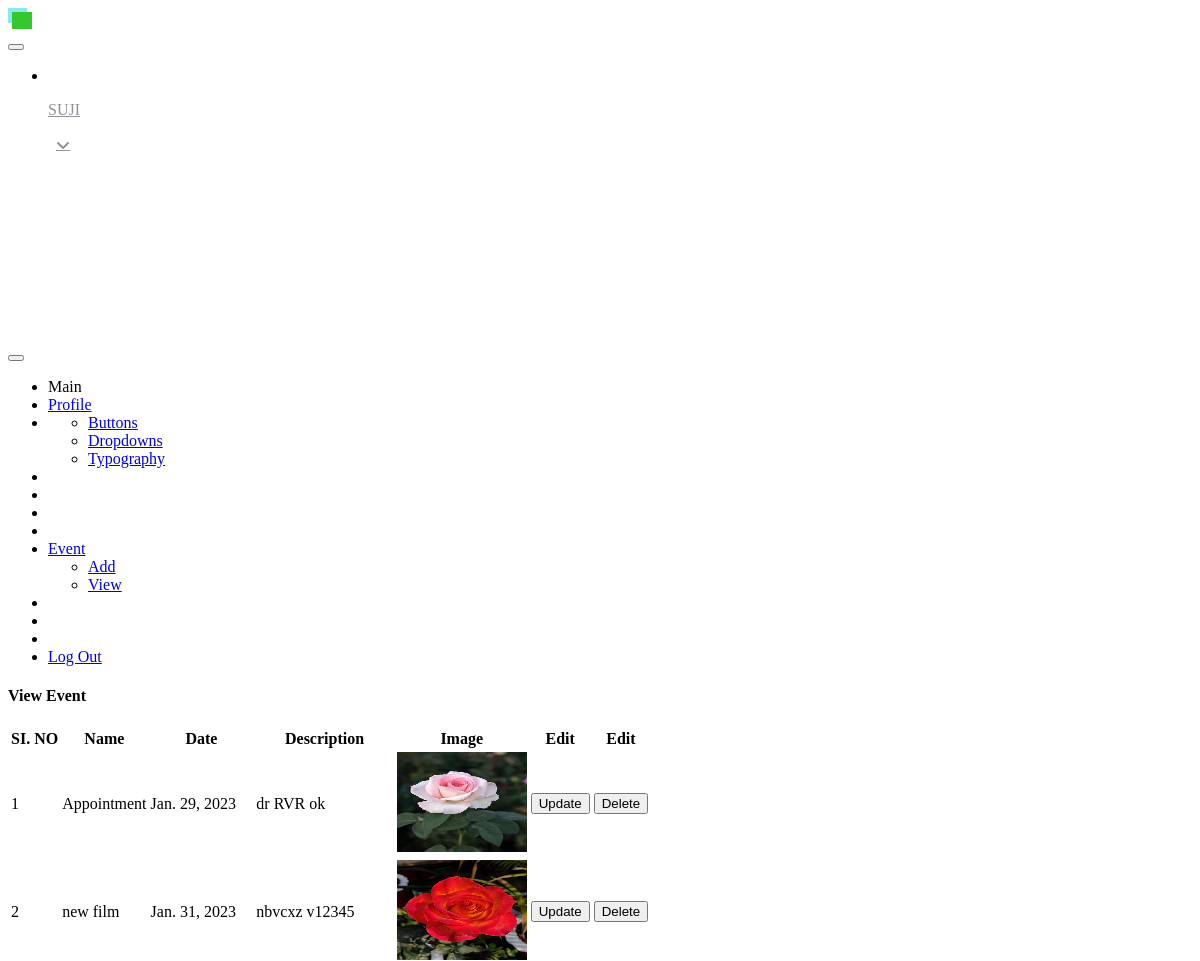
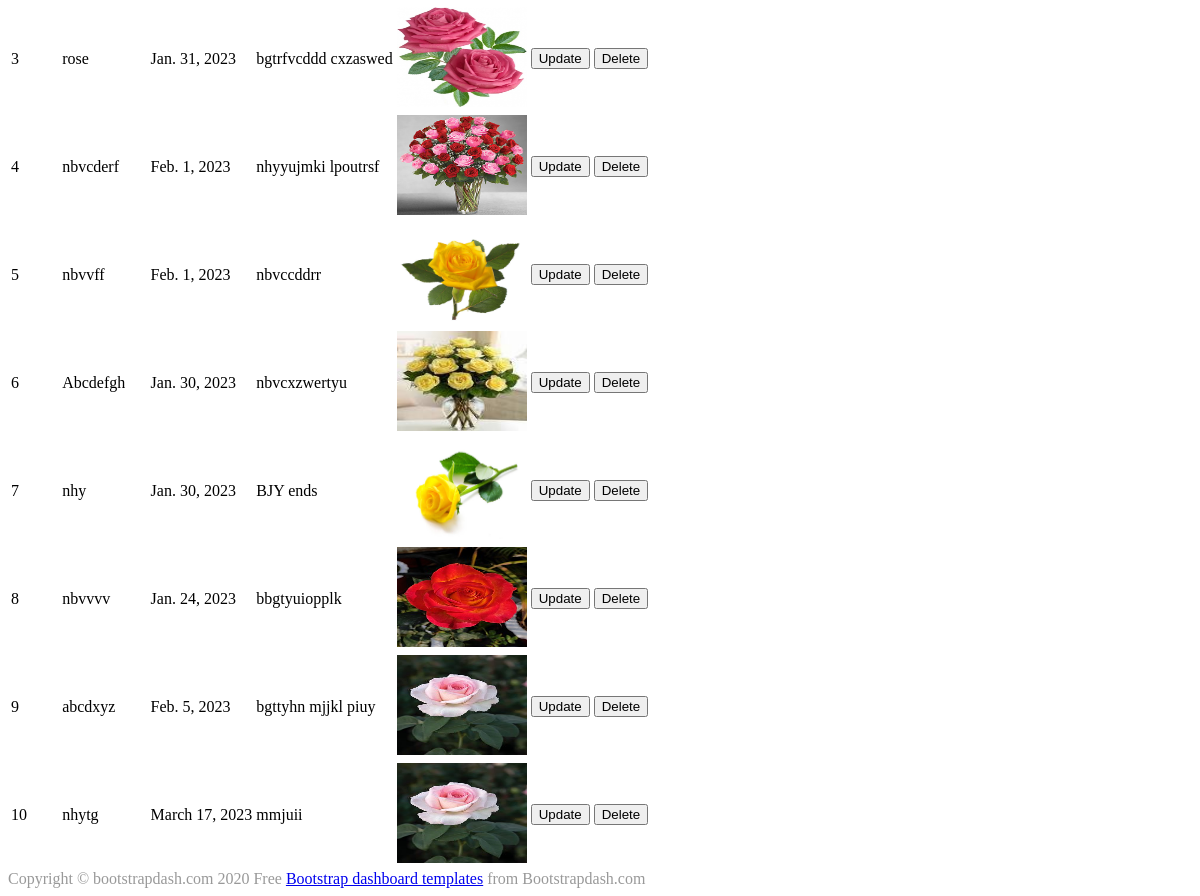
The app's page /viewevent (signed in), older data (2 pictures, top to bottom).
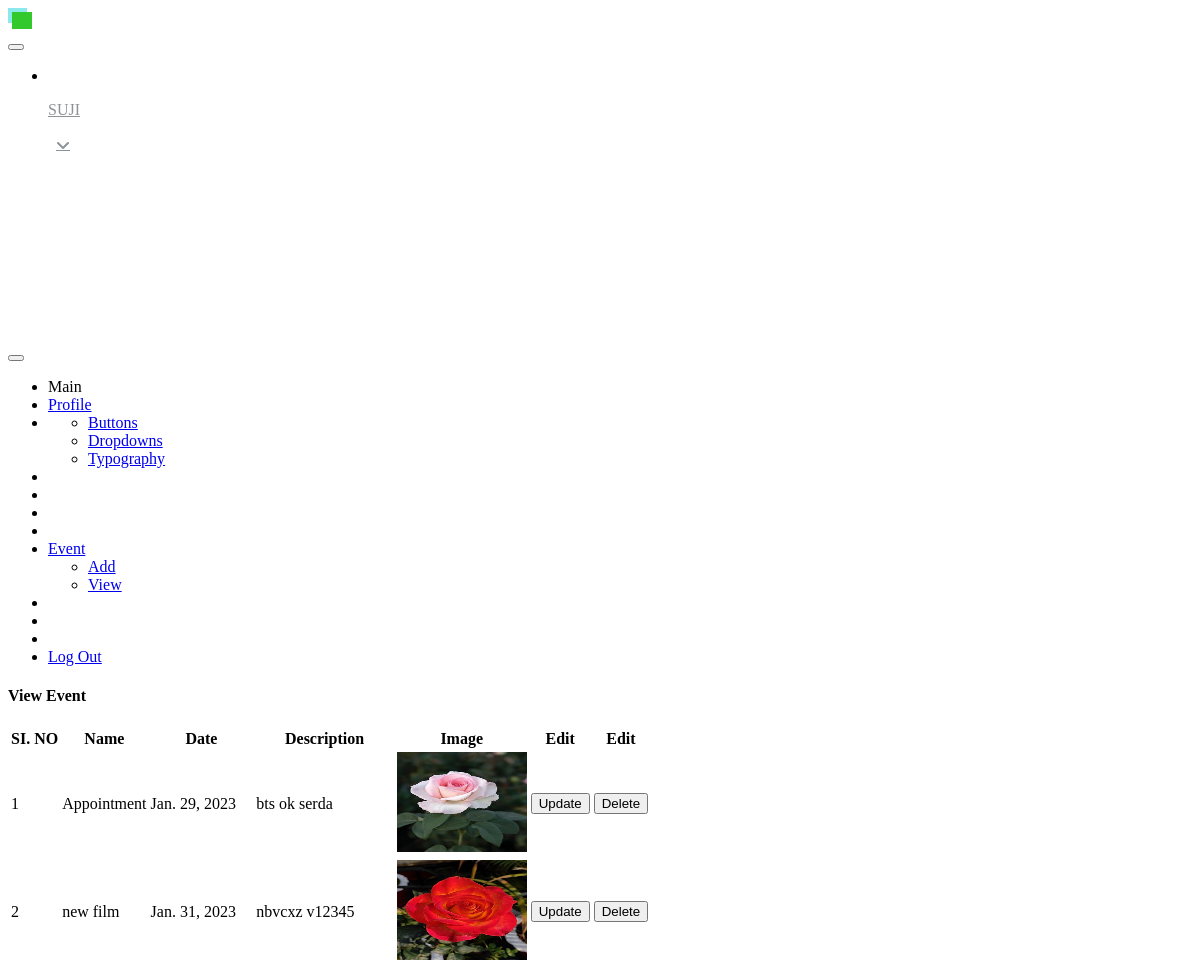
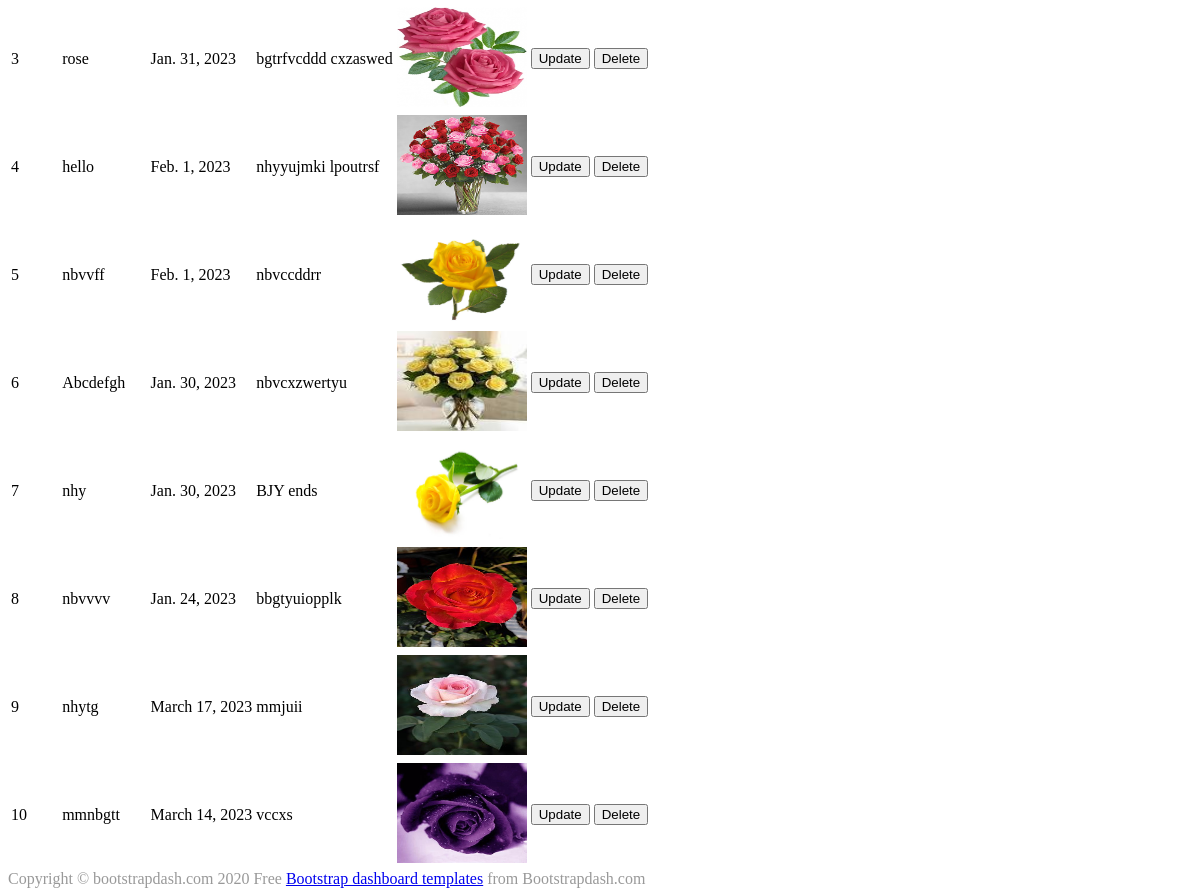
The same page, newer data (2 pictures, top to bottom).
### demoapp/models.py (models this page shows, shortened)
class Login(AbstractUser):
    is_user=models.BooleanField(default=False)

class eventadd(models.Model):
    user=models.ForeignKey(Login,on_delete=models.CASCADE,null=True,blank=True)
    name=models.CharField(max_length=30)
    date=models.DateField()
    description=models.TextField(max_length=200,null=True,blank=True)
    image=models.ImageField()

### demoapp/views.py (the view)
# urls.py: path('viewevent',views.viewevent,name='viewevent'),
def viewevent(request):
    u = request.user
    data = eventadd.objects.filter(user=u)
    return render(request,'userpages/viewevent.html',{'data':data})

### templates/userpages/viewevent.html (shortened to what this page needs)
{% extends 'userpages/userhome.html' %}
{% load crispy_forms_tags %}
{% block content %}
                <div class="card">
                  <div class="card-body">
                    <h4 class="card-title">View Event</h4>
                    <table class="table" >
                      <thead>
                        <tr>
                          <th> SI. NO </th>
                          <th> Name </th>
                          <th> Date </th>
                          <th> Description </th>
                          <th> Image </th>
                          <th> Edit </th>
                          <th> Edit </th>
                        </tr>
                      </thead>
                      <tbody>
                      {% for i in data %}
                        <tr>
                          <td>{{ forloop.counter }}</td>
                          <td>{{i.name}}</td>
                          <td>{{i.date}} </td>
                          <td>{{i.description}}</td>
                          <td><img style="height:100px;width:130px;" src="{{i.image.url}}"></td>
                          <td><a href="{% url 'eventupdate' i.id %}"><button class="btn btn-info" type="submit">Update</button></a></td>
                          <td><a href="{% url 'eventdelete' i.id %}"><button class="btn btn-danger" type="submit">Delete</button></a></td>
                          </tr>
                         {% endfor %}
                      </tbody>
                    </table>
                  </div>
                </div>
              </div>
                  </div>
                </div>
              </div>
{% endblock %}

### templates/userpages/userhome.html (shortened to what this page needs)
<!DOCTYPE html>
<html lang="en">
{% load static %}
  <head>
    <link rel="stylesheet" href="{% static 'Admin/assets/vendors/mdi/css/materialdesignicons.min.css' %}">
    <link rel="stylesheet" href="{% static 'Admin/assets/vendors/flag-icon-css/css/flag-icon.min.css' %}">
    <link rel="stylesheet" href="{% static 'Admin/assets/vendors/css/vendor.bundle.base.css' %}">
    <link rel="stylesheet" href="{% static 'Admin/assets/vendors/font-awesome/css/font-awesome.min.css' %}" />
    <link rel="stylesheet" href="{% static 'Admin/assets/vendors/bootstrap-datepicker/bootstrap-datepicker.min.css' %}">
    <link rel="stylesheet" href="{% static 'Admin/assets/css/style.css' %}">
  </head>
  <body>
    <div class="container-scroller">
      <nav class="navbar default-layout-navbar col-lg-12 col-12 p-0 fixed-top d-flex flex-row">
        <div class="text-center navbar-brand-wrapper d-flex align-items-center justify-content-center">
          <a class="navbar-brand brand-logo-mini" href="index.html"><img src="{% static 'Admin/assets/images/logo-mini.svg' %}" alt="logo" /></a>
        </div>
        <div class="navbar-menu-wrapper d-flex align-items-stretch">
          <button class="navbar-toggler navbar-toggler align-self-center" type="button" data-toggle="minimize">
          </button>
          <ul class="navbar-nav navbar-nav-right">
            <li class="nav-item nav-profile dropdown">
              <a class="nav-link dropdown-toggle" id="profileDropdown" href="#" data-toggle="dropdown" aria-expanded="false">
                <div class="nav-profile-text">
                  <p class="mb-1 text-black">{{request.user}}</p>
                </div>
              </a>
            </li>
          </ul>
          <button class="navbar-toggler navbar-toggler-right d-lg-none align-self-center" type="button" data-toggle="offcanvas">
          </button>
        </div>
      </nav>
      <div class="container-fluid page-body-wrapper">
        <nav class="sidebar sidebar-offcanvas" id="sidebar">
          <ul class="nav">
            <li class="nav-item nav-category">Main</li>
            <li class="nav-item">
              <a class="nav-link" href="{% url 'profileview' %}">
                <span class="menu-title">Profile</span>
              </a>
            </li>
            <li class="nav-item">
              <div class="collapse" id="ui-basic">
                <ul class="nav flex-column sub-menu">
                  <li class="nav-item"> <a class="nav-link" href="pages/ui-features/buttons.html">Buttons</a></li>
                  <li class="nav-item"> <a class="nav-link" href="pages/ui-features/dropdowns.html">Dropdowns</a></li>
                  <li class="nav-item"> <a class="nav-link" href="pages/ui-features/typography.html">Typography</a></li>
                </ul>
              </div>
            </li>
            <li class="nav-item">
            </li>
            <li class="nav-item">
            </li>
            <li class="nav-item">
            </li>
            <li class="nav-item">
            </li>
            <li class="nav-item">
              <a class="nav-link" data-toggle="collapse" href="#auth" aria-expanded="false" aria-controls="auth">
                <span class="menu-title">Event</span>
              </a>
              <div class="collapse" id="auth">
                <ul class="nav flex-column sub-menu">
                  <li class="nav-item"> <a class="nav-link" href="{% url 'addevent' %}"> Add  </a></li>
                  <li class="nav-item"> <a class="nav-link" href="{% url 'viewevent' %}"> View </a></li>
                </ul>
              </div>
            </li>
            <li class="nav-item documentation-link">
            </li>
            <li class="nav-item sidebar-user-actions">
            </li>
            <li class="nav-item sidebar-user-actions">
            </li>
            <li class="nav-item sidebar-user-actions">
              <div class="sidebar-user-menu">
                <a href="{% url 'log' %}" class="nav-link">
                  <span class="menu-title">Log Out</span></a>
              </div>
            </li>
          </ul>
        </nav>
        <div class="main-panel">
          <div class="content-wrapper">
             {% block content %}{% endblock %}
          <footer class="footer">
            <div class="footer-inner-wraper">
              <div class="d-sm-flex justify-content-center justify-content-sm-between">
                <span class="text-muted d-block text-center text-sm-left d-sm-inline-block">Copyright © bootstrapdash.com 2020</span>
                <span class="float-none float-sm-right d-block mt-1 mt-sm-0 text-center"> Free <a href="https://www.bootstrapdash.com/" target="_blank">Bootstrap dashboard templates</a> from Bootstrapdash.com</span>
              </div>
            </div>
          </footer>
  </body>
</html>

### static/css/style.css (style rules this page uses)
:root { --primary: #FDA12B; --secondary: #8D9297; --light: #F8F9FA; --dark: #182333; }
.btn { font-weight: 500; transition: .5s; }
.navbar .navbar-nav .nav-link { margin-left: 30px; padding: 25px 0; color: var(--secondary); font-weight: 500; text-transform: uppercase; outline: none; }
.navbar .dropdown-toggle::after { border: none; content: "\f107"; font-family: "Font Awesome 5 Free"; font-weight: 900; vertical-align: middle; margin-left: 8px; }
.footer { color: #999999; }

Row changes from the older to the newer data that the page shows:
removed eventadd: name "abcdxyz", date "Feb. 5, 2023", description "bgttyhn mjjkl piuy", image (picture)
changed eventadd "Appointment": description "dr RVR ok" → "bts ok serda"
changed eventadd "nhyyujmki lpoutrsf": name "nbvcderf" → "hello"
added eventadd: name "mmnbgtt", date "March 14, 2023", description "vccxs", image (picture)
